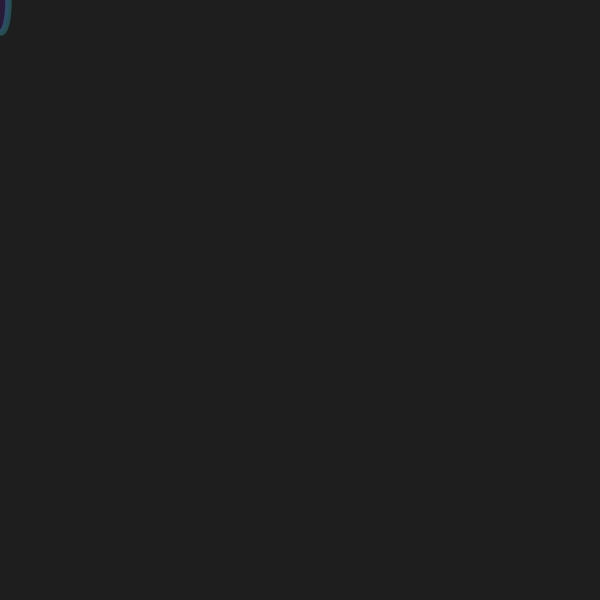
Frame 1 (no input)
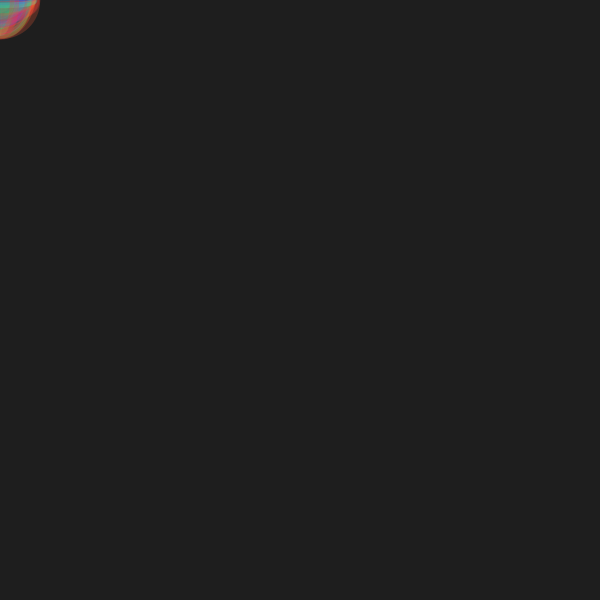
Frame 60 (the mouse pressed at the canvas centre just before this capture)
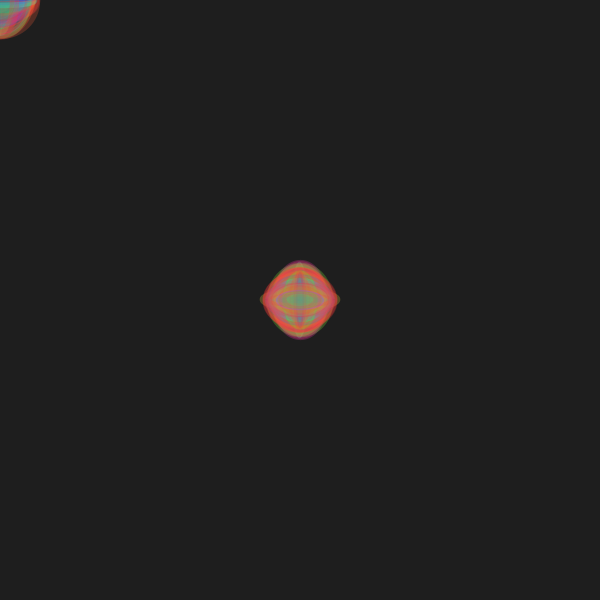
Frame 120 (the mouse held since frame 60 and released just before this capture)

The Processing sketch that drew these frames (run headless with seeded random() and noise(); from frame 60 on, the mouse is pressed at the canvas centre):

// Processing sketch: processing_19905
// ── processing_19905.pde

void setup() {
 size(600, 600);
 background(30);
 colorMode (HSB);
 smooth();
}


void draw() {
  strokeWeight(random(10));
  stroke(random(500),200,500,60);
  fill(random(200),500,500,30);
  ellipse(mouseX,mouseY,random(75), random(75));
}


void mousePressed() {
 background(30); 
}
